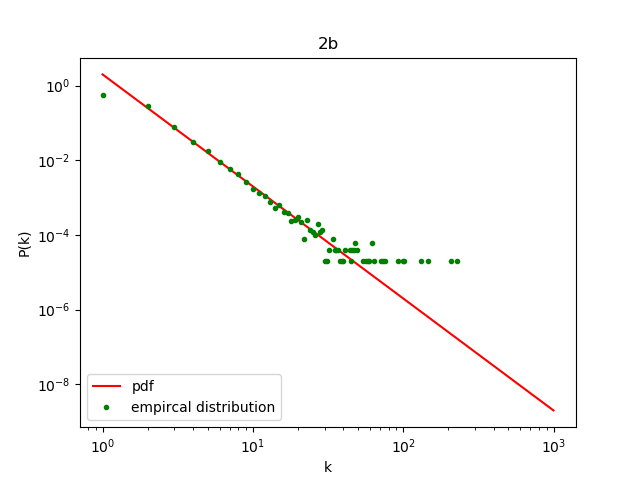

The Python source for this figure:
from random import *
import math
import matplotlib.pyplot as plt

# Given Values
kmin = 1
alpha = 3.0
num_values=50000
# Derived in question 1a
Z = (alpha-1)*math.pow(kmin, alpha-1)

# use samplig technique from 2a 50000 times
kval = [];
for l in range(0,num_values):
    u = random()
    k = kmin*math.pow(u,(1/(1-alpha)))
    k = int(round(k))
    kval.append(k)

## Get info for degree distribution
kmax = max(kval) #upper pound of degrees
kdist = {}
# initialize the list
for l in range(kmax):
    kdist[l+1]=0
#add all values to list
for val in kval:
    kdist[val] = kdist[val]+1

# change degree distribution to fraction instead of count
p = []
kvalue = []
for i in kdist:
    p.append(float(kdist[i])/num_values)
    kvalue.append(i)

# Powerlaw expected pdf values for k<1000
pdf_val = range(1,1000)
pdf = []
for val in pdf_val: #from normalized pdf in question 1
    pdf.append(Z*math.pow(val, -1.0*alpha))

# graph data and expected distribution
fig = plt.figure()
ax = plt.gca()
ax.plot(pdf_val, pdf, '', c='r',linestyle='-', label='pdf')
ax.plot(kvalue, p, '.', c='g', linestyle='None', label='empircal distribution')

# Correct access and labels
ax.set_yscale('log')
ax.set_xscale('log')
ax.set_xlabel('k')
ax.set_ylabel('P(k)')
plt.legend(loc='lower left');
plt.title('2b')
plt.savefig("problem2b.png")
plt.show()